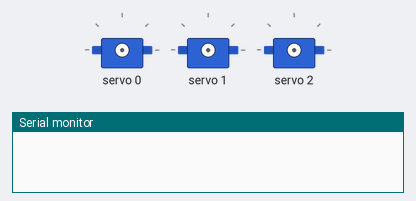
Simulated run of this sketch. Board: Seeed XIAO ESP32-C3. Shown: 3 × servo, the last lines printed to the serial monitor.

Above: at 0.0 s.
At 7.1 s:
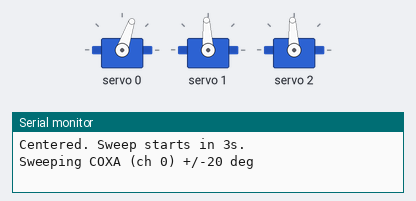
At 8.2 s:
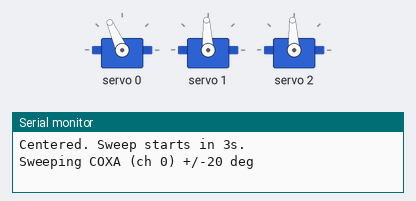
At 10.4 s:
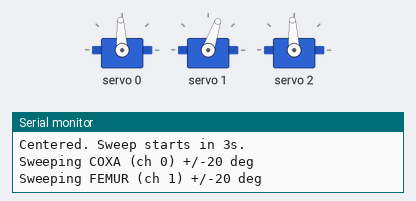
At 11.5 s:
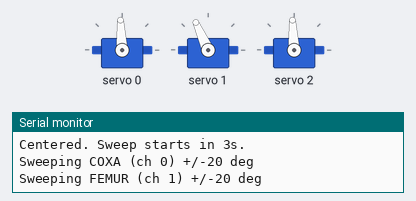
At 14.9 s:
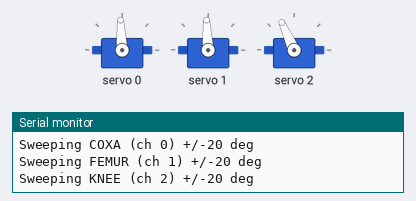
Timing chart, 0 to 17.0 s (numbered marks = the images above):
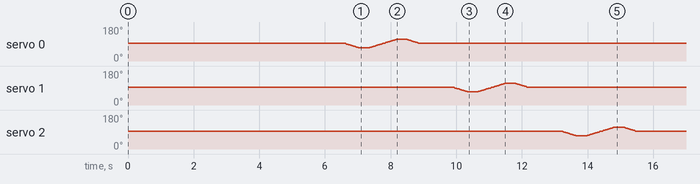

The sketch:

01_servo_wakeup.ino
```cpp
// mini_hexapod stage 1: front-right leg servo wakeup.
//
// Hardware: Seeed XIAO ESP32-C3 + PCA9685 board @ 0x40 (right side, no addr jumpers).
// Wiring:   XIAO 3V3 -> PCA9685 VCC, GND -> GND, D4(GPIO6) -> SDA, D5(GPIO7) -> SCL.
//           External battery -> PCA9685 V+ (servo rail, isolated from logic 3V3).
//           Battery GND must tie to XIAO GND for common reference.
// Servos:   ch0=FR coxa, ch1=FR femur, ch2=FR knee.
// Behavior: centers all three, then sweeps each one +/-20 deg from center and returns.
//           One-shot in setup(); press reset to re-run.
//
// Library: "Adafruit PWM Servo Driver Library" via Arduino IDE Library Manager.

#include <Wire.h>
#include <Adafruit_PWMServoDriver.h>

Adafruit_PWMServoDriver pwm(0x40);

constexpr uint16_t SERVO_MIN_US = 500;    // approx 0 deg
constexpr uint16_t SERVO_MAX_US = 2500;   // approx 180 deg
constexpr uint16_t SERVO_CTR_US = 1500;   // approx 90 deg, treated as joint zero
constexpr uint8_t  PWM_FREQ_HZ  = 50;
constexpr float    SWEEP_DEG    = 20.0f;  // conservative for assembled leg

constexpr uint8_t CH_COXA  = 0;
constexpr uint8_t CH_FEMUR = 1;
constexpr uint8_t CH_KNEE  = 2;

uint16_t usToTicks(uint16_t us) {
  return (uint16_t)((uint32_t)us * PWM_FREQ_HZ * 4096UL / 1000000UL);
}

uint16_t degToUs(float deg) {
  deg = constrain(deg, -90.0f, 90.0f);
  return (uint16_t)(SERVO_CTR_US + deg * ((float)(SERVO_MAX_US - SERVO_MIN_US) / 180.0f));
}

void setServoDeg(uint8_t ch, float deg) {
  pwm.setPWM(ch, 0, usToTicks(degToUs(deg)));
}

void sweepChannel(uint8_t ch, const char* name) {
  Serial.print("Sweeping "); Serial.print(name);
  Serial.print(" (ch "); Serial.print(ch); Serial.println(") +/-20 deg");
  setServoDeg(ch, 0.0f);
  delay(500);
  for (float d = 0;          d >= -SWEEP_DEG; d -= 1.0f) { setServoDeg(ch, d); delay(20); }
  delay(300);
  for (float d = -SWEEP_DEG; d <=  SWEEP_DEG; d += 1.0f) { setServoDeg(ch, d); delay(20); }
  delay(300);
  for (float d =  SWEEP_DEG; d >=  0.0f;      d -= 1.0f) { setServoDeg(ch, d); delay(20); }
  delay(500);
}

void setup() {
  Serial.begin(115200);
  delay(1000);
  Serial.println();
  Serial.println("=== mini_hexapod stage 1: FR servo wakeup ===");
  Serial.println("Support the FR leg by hand -- it will snap to centered pose on first command.");
  delay(2000);

  Wire.begin();  // XIAO ESP32-C3 default I2C: SDA=D4(GPIO6), SCL=D5(GPIO7)
  pwm.begin();
  pwm.setOscillatorFrequency(27000000);
  pwm.setPWMFreq(PWM_FREQ_HZ);
  delay(100);

  setServoDeg(CH_COXA,  0.0f);
  setServoDeg(CH_FEMUR, 0.0f);
  setServoDeg(CH_KNEE,  0.0f);
  Serial.println("Centered. Sweep starts in 3s.");
  delay(3000);

  sweepChannel(CH_COXA,  "COXA");
  sweepChannel(CH_FEMUR, "FEMUR");
  sweepChannel(CH_KNEE,  "KNEE");

  Serial.println("Done. Servos centered. Press reset to re-run.");
}

void loop() {}
```
